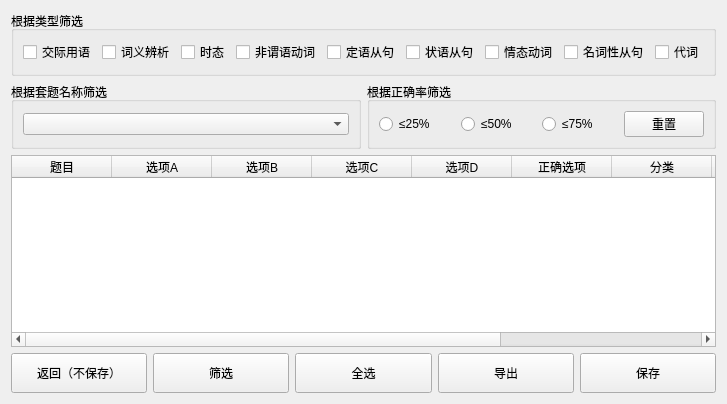
     <widget class="QWidget" name="page_3">
      <layout class="QVBoxLayout" name="verticalLayout_8">
       <item>
        <widget class="QGroupBox" name="groupBox_4">
         <property name="title">
          <string>根据类型筛选</string>
         </property>
         <layout class="QHBoxLayout" name="horizontalLayout_19">
          <item>
           <layout class="QHBoxLayout" name="horizontalLayout_20">
            <item>
             <widget class="QCheckBox" name="checkBox_10">
              <property name="text">
               <string>交际用语</string>
              </property>
             </widget>
            </item>
            <item>
             <widget class="QCheckBox" name="checkBox_11">
              <property name="text">
               <string>词义辨析</string>
              </property>
             </widget>
            </item>
            <item>
             <widget class="QCheckBox" name="checkBox_12">
              <property name="text">
               <string>时态</string>
              </property>
             </widget>
            </item>
            <item>
             <widget class="QCheckBox" name="checkBox_13">
              <property name="text">
               <string>非谓语动词</string>
              </property>
             </widget>
            </item>
            <item>
             <widget class="QCheckBox" name="checkBox_14">
              <property name="text">
               <string>定语从句</string>
              </property>
             </widget>
            </item>
            <item>
             <widget class="QCheckBox" name="checkBox_15">
              <property name="text">
               <string>状语从句</string>
              </property>
             </widget>
            </item>
            <item>
             <widget class="QCheckBox" name="checkBox_16">
              <property name="text">
               <string>情态动词</string>
              </property>
             </widget>
            </item>
            <item>
             <widget class="QCheckBox" name="checkBox_17">
              <property name="text">
               <string>名词性从句</string>
              </property>
             </widget>
            </item>
            <item>
             <widget class="QCheckBox" name="checkBox_18">
              <property name="text">
               <string>代词</string>
              </property>
             </widget>
            </item>
           </layout>
          </item>
         </layout>
        </widget>
       </item>
       <item>
        <layout class="QHBoxLayout" name="horizontalLayout_24" stretch="1,1">
         <item>
          <widget class="QGroupBox" name="groupBox_5">
           <property name="title">
            <string>根据套题名称筛选</string>
           </property>
           <layout class="QHBoxLayout" name="horizontalLayout_21">
            <item>
             <widget class="QComboBox" name="comboBox"/>
            </item>
           </layout>
          </widget>
         </item>
         <item>
          <widget class="QGroupBox" name="groupBox_6">
           <property name="title">
            <string>根据正确率筛选</string>
           </property>
           <layout class="QHBoxLayout" name="horizontalLayout_23">
            <item>
             <layout class="QHBoxLayout" name="horizontalLayout_22">
              <item>
               <widget class="QRadioButton" name="radioButton_13">
                <property name="text">
                 <string>≤25%</string>
                </property>
               </widget>
              </item>
              <item>
               <widget class="QRadioButton" name="radioButton_14">
                <property name="text">
                 <string>≤50%</string>
                </property>
               </widget>
              </item>
              <item>
               <widget class="QRadioButton" name="radioButton_15">
                <property name="text">
                 <string>≤75%</string>
                </property>
               </widget>
              </item>
              <item>
               <widget class="QPushButton" name="pushButton_12">
                <property name="text">
                 <string>重置</string>
                </property>
               </widget>
              </item>
             </layout>
            </item>
           </layout>
          </widget>
         </item>
        </layout>
       </item>
       <item>
        <widget class="QTableWidget" name="tableWidget">
         <property name="styleSheet">
          <string notr="true">/* 默认单元格 */
QTableWidget::item {
    background-color: #ffffff;
    color: #333333;
}

/* 鼠标悬停在未选中的单元格上 */
QTableWidget::item:hover {
    background-color: #e8f5e9; /* 极淡的绿色 */
}

/* 单元格被选中时 */
QTableWidget::item:selected {
    background-color: #4db6ac; /* 柔和的青绿色 */
    color: #ffffff;
}

/* 鼠标悬停在已选中的单元格上 */
QTableWidget::item:selected:hover {
    background-color: #26a69a; /* 选中状态下悬停，颜色略深 */
    color: #ffffff;
}</string>
         </property>
         <property name="selectionBehavior">
          <enum>QAbstractItemView::SelectionBehavior::SelectRows</enum>
         </property>
         <property name="verticalScrollMode">
          <enum>QAbstractItemView::ScrollMode::ScrollPerPixel</enum>
         </property>
         <property name="horizontalScrollMode">
          <enum>QAbstractItemView::ScrollMode::ScrollPerPixel</enum>
         </property>
         <property name="gridStyle">
          <enum>Qt::PenStyle::NoPen</enum>
         </property>
         <column>
          <property name="text">
           <string>题目</string>
          </property>
         </column>
         <column>
          <property name="text">
           <string>选项A</string>
          </property>
         </column>
         <column>
          <property name="text">
           <string>选项B</string>
          </property>
         </column>
         <column>
          <property name="text">
           <string>选项C</string>
          </property>
         </column>
         <column>
          <property name="text">
           <string>选项D</string>
          </property>
         </column>
         <column>
          <property name="text">
           <string>正确选项</string>
          </property>
         </column>
         <column>
          <property name="text">
           <string>分类</string>
          </property>
         </column>
         <column>
          <property name="text">
           <string>正确率</string>
          </property>
         </column>
         <column>
          <property name="text">
           <string>套题名称</string>
          </property>
         </column>
         <column>
          <property name="text">
           <string>分析</string>
          </property>
         </column>
        </widget>
       </item>
       <item>
        <layout class="QHBoxLayout" name="horizontalLayout_25">
         <item>
          <widget class="QPushButton" name="pushButton_8">
           <property name="minimumSize">
            <size>
             <width>0</width>
             <height>40</height>
            </size>
           </property>
           <property name="text">
            <string>返回（不保存）</string>
           </property>
          </widget>
         </item>
         <item>
          <widget class="QPushButton" name="pushButton_9">
           <property name="minimumSize">
            <size>
             <width>0</width>
             <height>40</height>
            </size>
           </property>
           <property name="text">
            <string>筛选</string>
           </property>
          </widget>
         </item>
         <item>
          <widget class="QPushButton" name="pushButton_10">
           <property name="minimumSize">
            <size>
             <width>0</width>
             <height>40</height>
            </size>
           </property>
           <property name="text">
            <string>全选</string>
           </property>
          </widget>
         </item>
         <item>
          <widget class="QPushButton" name="pushButton_11">
           <property name="minimumSize">
            <size>
             <width>0</width>
             <height>40</height>
            </size>
           </property>
           <property name="text">
            <string>导出</string>
           </property>
          </widget>
         </item>
         <item>
          <widget class="QPushButton" name="pushButton_16">
           <property name="minimumSize">
            <size>
             <width>0</width>
             <height>40</height>
            </size>
           </property>
           <property name="text">
            <string>保存</string>
           </property>
          </widget>
         </item>
        </layout>
       </item>
      </layout>
     </widget>
